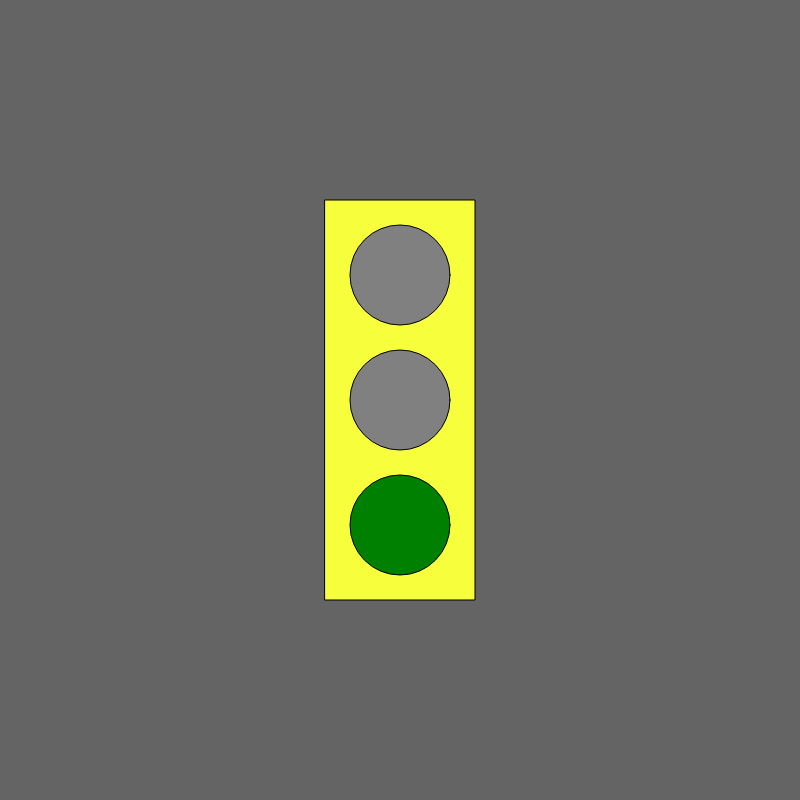
Frame 1 (no input)
Frame 60 (no input): identical to frame 1, image omitted
Frame 120 (the mouse pressed at the canvas centre since frame 60): identical to frame 1, image omitted

The p5.js sketch that drew this single still picture (run headless with seeded random() and noise() and a simulated clock; from frame 60 on, the mouse is pressed at the canvas centre):

// p5.js sketch
// ── sketch.js
var myState = 0;
var timer = 200;


function setup() {
  // put setup code here
  createCanvas(800, 800);
  rectMode(CENTER);
  ellipseMode(CENTER);
}

function draw() {
  // put drawing code here
  background(100);
  fill('#F7FF3C');
  rect(width / 2, height / 2, 150, 400);

  switch (myState) {
    case 0: // green state
      fill('grey');
      ellipse(width / 2, height / 2 - 125, 100, 100); // top circle
      ellipse(width / 2, height / 2, 100, 100); // middle

      fill('green');
      ellipse(width / 2, height / 2 + 125, 100, 100); // bottom

      doTimer(1);


      break;

    case 1: // yellow state      fill('grey');

      fill('grey');
      ellipse(width / 2, height / 2 - 125, 100, 100); // top circle
      ellipse(width / 2, height / 2 + 125, 100, 100); // bottom

      fill('yellow');
      ellipse(width / 2, height / 2, 100, 100); // middle

      doTimer(2);

      break;

    case 2: // red state
      fill('red');
      ellipse(width / 2, height / 2 - 125, 100, 100); // top circle

      fill('grey');
      ellipse(width / 2, height / 2, 100, 100); // middle
      ellipse(width / 2, height / 2 + 125, 100, 100); // bottom

      doTimer(0);

      break;
  }


}

function doTimer(variableState) {
  timer--;
  if (timer <= 0) {
    timer = 200;
    myState = variableState;
  }
}
